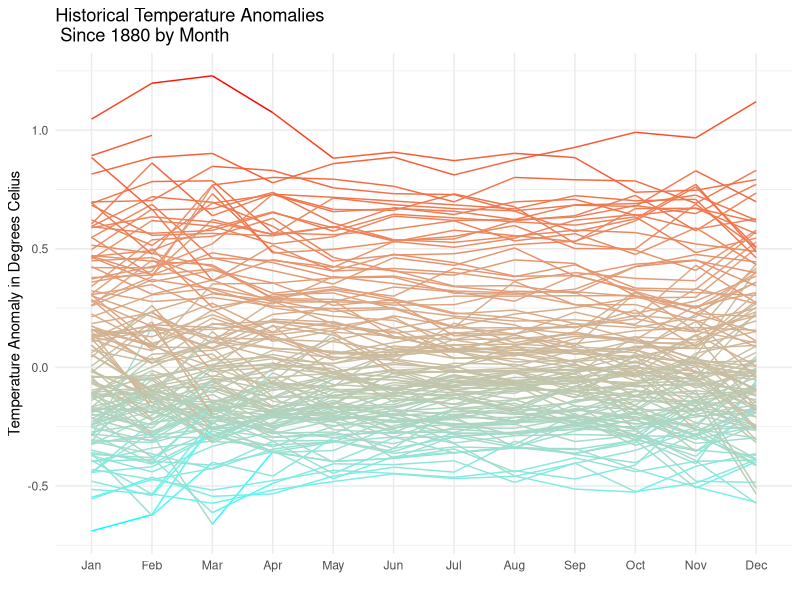

The R source for this figure:
## ---- chunk 1
knitr::opts_chunk$set(echo = TRUE)
## ---- chunk 2
library(tidyverse) #Loads in tidyverse package
monthly_temps <- read_csv("monthly_global_land_and_ocean_temperature_anomalies.csv") #Loads in data
library(lubridate) #Loads in lubridate package
monthly_temps <- mutate(monthly_temps, date = ymd(YearMonth, truncated=1)) #Converts the YearMonth observation into a date format and stores it as the variable "date"
monthly_temps <- mutate(monthly_temps,
                        year=year(date),
                        month=month(date, label = T)) #Reads the "date" observation we just created and parses both the year and month into seperate variables called "year" and "month"
monthly_temps <- rename(monthly_temps, temperature_anomaly = Value) #Renames monthly_temps$Value as monthly_temps$temperature_anomaly
monthly_temps <- select(monthly_temps, -YearMonth) #Removes monthly_temps$YearMonth which is no longer needed becasue we have created seperate year and month variables.

ggplot(monthly_temps, aes(x=month, y=temperature_anomaly))+ #Forms lineplot
  geom_line(aes(group=year,color=temperature_anomaly), show.legend = FALSE)+
  scale_color_gradientn(colors=rev(rainbow(2)))+
  labs(title="Historical Temperature Anomalies \n Since 1880 by Month", y="Temperature Anomaly in Degrees Celius", x="")+
  theme_minimal()

save(monthly_temps, file="climate_data.RData") #Saves modified data
